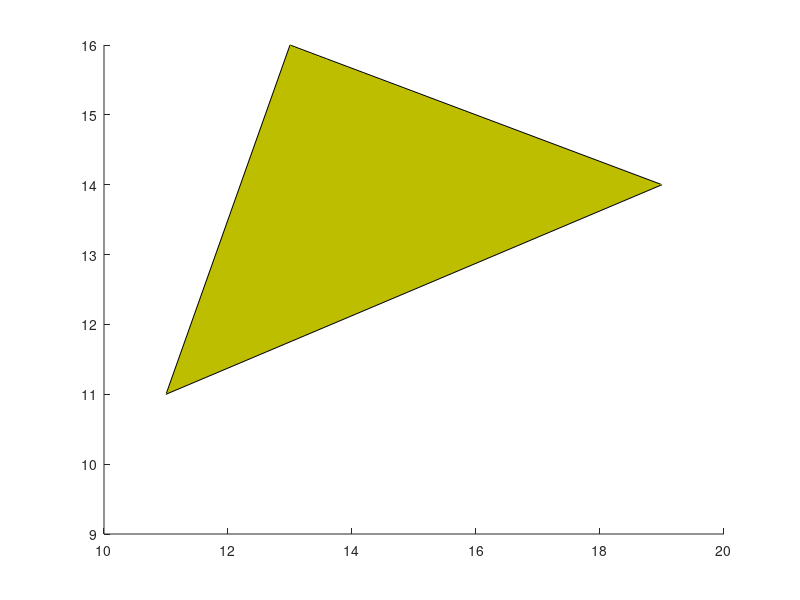

Recreate this plot in MATLAB. (Note: this script raises an error after producing the figure.)
%problem description:
%Min Cx,
%s.t. Ax <=b,
%     x > 0.
C =  [3 6 4 5 2 3 5 4 3 5 4 2 4 5 3 6;
     2 3 5 4 5 3 4 3 5 2 6 4 4 5 2 5;
     4 2 4 2 4 2 4 6 4 2 6 3 2 4 5 3];
 
A1 =[1 1 1 1 0 0 0 0 0 0 0 0 0 0 0 0;
     0 0 0 0 1 1 1 1 0 0 0 0 0 0 0 0 ;
     0 0 0 0 0 0 0 0 1 1 1 1 0 0 0 0;
     0 0 0 0 0 0 0 0 0 0 0 0 1 1 1 1;
     1 0 0 0 1 0 0 0 1 0 0 0 1 0 0 0;
     0 1 0 0 0 1 0 0 0 1 0 0 0 1 0 0;
     0 0 1 0 0 0 1 0 0 0 1 0 0 0 1 0;
     0 0 0 1 0 0 0 1 0 0 0 1 0 0 0 1];
 
A2= -[1 1 1 1 0 0 0 0 0 0 0 0 0 0 0 0;
     0 0 0 0 1 1 1 1 0 0 0 0 0 0 0 0; 
     0 0 0 0 0 0 0 0 1 1 1 1 0 0 0 0;
     0 0 0 0 0 0 0 0 0 0 0 0 1 1 1 1;
     1 0 0 0 1 0 0 0 1 0 0 0 1 0 0 0;
     0 1 0 0 0 1 0 0 0 1 0 0 0 1 0 0;
     0 0 1 0 0 0 1 0 0 0 1 0 0 0 1 0;
     0 0 0 1 0 0 0 1 0 0 0 1 0 0 0 1];
 A =[A1;A2];
 b =[1 1 1 1 1 1 1 1  -1 -1 -1 -1 -1 -1 -1 -1]';
 n = size(C, 2)
 lb = [zeros(n,1)];
 ub = [ones(n,1)];

figure;
 temp= [11,11,14;
       19,14,10;
       13, 16,11;];
                face(1).vertices = temp;
         fac = [1:1:3];
         %patch('Faces',fac,'Vertices',-temp,'FaceColor', 'darkyellow');
patch('Faces',fac,'Vertices',temp,'FaceColor', [191/256,191/256,0]);
hold on
 temp= [11,11,14;
                   15, 9,17;];
face(2).vertices = temp;
fac = [1:1:2];
         %patch('Faces',fac,'Vertices',-temp,'FaceColor', 'darkyellow');
patch('Faces',fac,'Vertices',temp,'FaceColor', [191/256,191/256,0]);
hold on

[Allpoints2, Allpointsxvaule] = RNBI3D(C, A, b, lb, ub)
